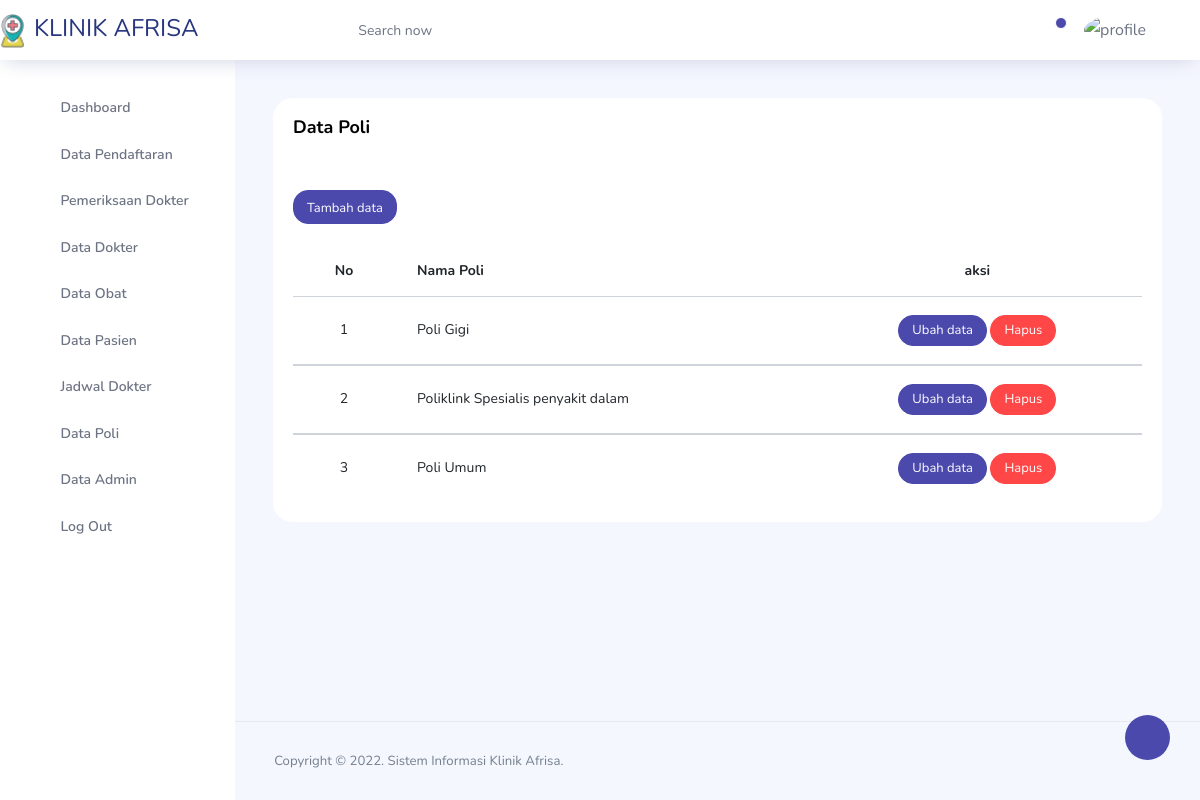
Page /admin/admin/datapoli.php on the committed database.
### tables this page shows
CREATE TABLE `jenis_poli` (
  `id_poli` int(11) NOT NULL,
  `nama_poli` varchar(100) NOT NULL
);

### admin/admin/datapoli.php (the view, shortened to what this page needs)
<?php
include 'template/header.php';
include 'template/navbar.php';
?>
      <div class="main-panel">
        <div class="content-wrapper">
          <div class="row">
             <div class="col-lg-12 grid-margin stretch-card">
              <div class="card">
                <div class="card-body">
                  <h4 class="card-title">Data Poli</h4>
                  <p class="card-description">
                     <code></code>
                  </p>
                  <div class="table-responsive">
                       <?php
                    $query1="select * from jenis_poli  ";
                    $tampil=mysqli_query($kon, $query1) or die(mysqli_error());
                    ?>
                     <a href="input_poli.php" class="btn btn-sm btn-primary"><i class=""></i> Tambah data</a>
                    <br>
                 <br>
                    <table class="table">
                      <thead>
                      <tr>
                        <th><center>No </center></th>
                        <th><left>Nama Poli </center></th>
                        <th><center>aksi</center></th>
                      </tr>
                  </thead>
                        <?php
                     $no=0;
                     while($data=mysqli_fetch_array($tampil))
                    { $no++; ?>
                    <tbody>
                    <tr>
                    <td><center><?php echo $no; ?></center></td>
                    <td><left><?php echo $data['nama_poli']; ?></center></td>
                    <td><center><div id="thanks"><a class="btn btn-sm btn-primary" data-placement="bottom" data-toggle="tooltip" title="Edit Data poli" href="edit_poli.php?aksi=edit&id_poli=<?php echo $data['id_poli'];?>"><span class="glyphicon glyphicon-edit"></span>Ubah data</a>
                       <a onclick="return confirm ('Yakin untuk menghapus data? <?php echo $data['nama_poli'];?>');" class="btn btn-sm btn-danger tooltips" data-placement="bottom" data-toggle="tooltip" title="Hapus Data bank" href="datapoli.php?aksi=hapus&id_poli=<?php echo $data['id_poli'];?>">Hapus <span class="glyphicon glyphicon-trash"></a></center>
                        </td></tr>
                     </div>
                 <?php
              }
              ?>
                  </div>
                </div>
              </div>
            </div>
             </div>
              </div>
     <?php include 'template/footer.php'; ?>
</body>
</html>

### rows in the picture
jenis_poli: nama_poli "Poli Gigi"
jenis_poli: nama_poli "Poliklink Spesialis penyakit dalam"
jenis_poli: nama_poli "Poli Umum"
